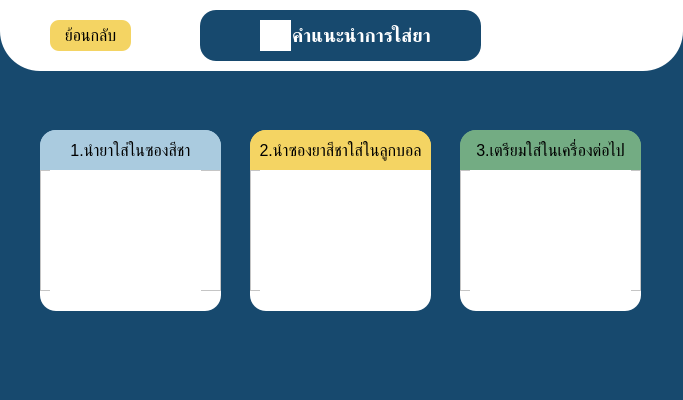
<?xml version="1.0" encoding="UTF-8"?>
<ui version="4.0">
 <class>med_pack</class>
 <widget class="QMainWindow" name="med_pack">
  <property name="geometry">
   <rect>
    <x>0</x>
    <y>0</y>
    <width>683</width>
    <height>400</height>
   </rect>
  </property>
  <property name="windowTitle">
   <string>วิธีการใส่ยา</string>
  </property>
  <property name="styleSheet">
   <string notr="true">
background-color: rgb(23, 73, 110);</string>
  </property>
  <widget class="QWidget" name="centralwidget">
   <widget class="QFrame" name="frame">
    <property name="geometry">
     <rect>
      <x>0</x>
      <y>-60</y>
      <width>683</width>
      <height>131</height>
     </rect>
    </property>
    <property name="styleSheet">
     <string notr="true">border-radius: 40px;
background-color: rgb(255, 255, 255);</string>
    </property>
    <property name="frameShape">
     <enum>QFrame::StyledPanel</enum>
    </property>
    <property name="frameShadow">
     <enum>QFrame::Raised</enum>
    </property>
    <widget class="QLabel" name="label">
     <property name="geometry">
      <rect>
       <x>200</x>
       <y>70</y>
       <width>281</width>
       <height>51</height>
      </rect>
     </property>
     <property name="font">
      <font>
       <pointsize>14</pointsize>
       <weight>75</weight>
       <bold>true</bold>
      </font>
     </property>
     <property name="styleSheet">
      <string notr="true">border-radius: 16px;
color: rgb(255, 255, 255);
background-color: rgb(23, 73, 110);</string>
     </property>
     <property name="frameShape">
      <enum>QFrame::Box</enum>
     </property>
     <property name="lineWidth">
      <number>1</number>
     </property>
     <property name="text">
      <string>        คำแนะนำการใส่ยา</string>
     </property>
     <property name="textFormat">
      <enum>Qt::AutoText</enum>
     </property>
     <property name="scaledContents">
      <bool>false</bool>
     </property>
     <property name="alignment">
      <set>Qt::AlignCenter</set>
     </property>
     <property name="wordWrap">
      <bool>true</bool>
     </property>
    </widget>
    <widget class="QPushButton" name="add_back_pushButton">
     <property name="geometry">
      <rect>
       <x>50</x>
       <y>80</y>
       <width>81</width>
       <height>31</height>
      </rect>
     </property>
     <property name="font">
      <font>
       <pointsize>12</pointsize>
      </font>
     </property>
     <property name="styleSheet">
      <string notr="true">border-radius: 9px;
color: rgb(0, 0, 0);
background-color: rgb(244, 212, 99);</string>
     </property>
     <property name="text">
      <string>ย้อนกลับ</string>
     </property>
    </widget>
    <widget class="QLabel" name="img_label_4">
     <property name="geometry">
      <rect>
       <x>260</x>
       <y>80</y>
       <width>31</width>
       <height>31</height>
      </rect>
     </property>
     <property name="text">
      <string/>
     </property>
     <property name="pixmap">
      <pixmap resource="../Resources/resources.qrc">:/icons/สกรีนช็อต 2024-02-10 004811.png</pixmap>
     </property>
     <property name="scaledContents">
      <bool>true</bool>
     </property>
     <property name="alignment">
      <set>Qt::AlignCenter</set>
     </property>
    </widget>
   </widget>
   <widget class="QFrame" name="frame_11">
    <property name="geometry">
     <rect>
      <x>40</x>
      <y>130</y>
      <width>181</width>
      <height>61</height>
     </rect>
    </property>
    <property name="styleSheet">
     <string notr="true">border-radius: 16px;
background-color: rgb(170, 203, 223);</string>
    </property>
    <property name="frameShape">
     <enum>QFrame::StyledPanel</enum>
    </property>
    <property name="frameShadow">
     <enum>QFrame::Raised</enum>
    </property>
    <widget class="QLabel" name="label_1">
     <property name="geometry">
      <rect>
       <x>0</x>
       <y>0</y>
       <width>181</width>
       <height>41</height>
      </rect>
     </property>
     <property name="font">
      <font>
       <pointsize>12</pointsize>
      </font>
     </property>
     <property name="text">
      <string>1.นำยาใส่ในซองสีชา</string>
     </property>
     <property name="alignment">
      <set>Qt::AlignCenter</set>
     </property>
    </widget>
   </widget>
   <widget class="QFrame" name="frame_13">
    <property name="geometry">
     <rect>
      <x>40</x>
      <y>270</y>
      <width>181</width>
      <height>41</height>
     </rect>
    </property>
    <property name="styleSheet">
     <string notr="true">border-radius: 16px;
background-color: rgb(255, 255, 255);</string>
    </property>
    <property name="frameShape">
     <enum>QFrame::StyledPanel</enum>
    </property>
    <property name="frameShadow">
     <enum>QFrame::Raised</enum>
    </property>
   </widget>
   <widget class="QFrame" name="frame_12">
    <property name="geometry">
     <rect>
      <x>40</x>
      <y>170</y>
      <width>181</width>
      <height>121</height>
     </rect>
    </property>
    <property name="styleSheet">
     <string notr="true">background-color: rgb(255, 255, 255);</string>
    </property>
    <property name="frameShape">
     <enum>QFrame::StyledPanel</enum>
    </property>
    <property name="frameShadow">
     <enum>QFrame::Raised</enum>
    </property>
    <widget class="QLabel" name="img_label">
     <property name="geometry">
      <rect>
       <x>10</x>
       <y>0</y>
       <width>151</width>
       <height>131</height>
      </rect>
     </property>
     <property name="text">
      <string/>
     </property>
     <property name="pixmap">
      <pixmap resource="../Resources/resources.qrc">:/image/pack1_img.png</pixmap>
     </property>
     <property name="scaledContents">
      <bool>true</bool>
     </property>
     <property name="alignment">
      <set>Qt::AlignCenter</set>
     </property>
    </widget>
   </widget>
   <widget class="QFrame" name="frame_14">
    <property name="geometry">
     <rect>
      <x>250</x>
      <y>270</y>
      <width>181</width>
      <height>41</height>
     </rect>
    </property>
    <property name="styleSheet">
     <string notr="true">border-radius: 16px;
background-color: rgb(255, 255, 255);</string>
    </property>
    <property name="frameShape">
     <enum>QFrame::StyledPanel</enum>
    </property>
    <property name="frameShadow">
     <enum>QFrame::Raised</enum>
    </property>
   </widget>
   <widget class="QFrame" name="frame_15">
    <property name="geometry">
     <rect>
      <x>250</x>
      <y>170</y>
      <width>181</width>
      <height>121</height>
     </rect>
    </property>
    <property name="styleSheet">
     <string notr="true">background-color: rgb(255, 255, 255);</string>
    </property>
    <property name="frameShape">
     <enum>QFrame::StyledPanel</enum>
    </property>
    <property name="frameShadow">
     <enum>QFrame::Raised</enum>
    </property>
    <widget class="QLabel" name="img_label_2">
     <property name="geometry">
      <rect>
       <x>10</x>
       <y>0</y>
       <width>171</width>
       <height>121</height>
      </rect>
     </property>
     <property name="text">
      <string/>
     </property>
     <property name="pixmap">
      <pixmap resource="../Resources/resources.qrc">:/icons/newpack2_img.png</pixmap>
     </property>
     <property name="scaledContents">
      <bool>true</bool>
     </property>
     <property name="alignment">
      <set>Qt::AlignCenter</set>
     </property>
    </widget>
   </widget>
   <widget class="QFrame" name="frame_16">
    <property name="geometry">
     <rect>
      <x>250</x>
      <y>130</y>
      <width>181</width>
      <height>61</height>
     </rect>
    </property>
    <property name="styleSheet">
     <string notr="true">border-radius: 16px;
background-color: rgb(244, 212, 99);</string>
    </property>
    <property name="frameShape">
     <enum>QFrame::StyledPanel</enum>
    </property>
    <property name="frameShadow">
     <enum>QFrame::Raised</enum>
    </property>
    <widget class="QLabel" name="label_2">
     <property name="geometry">
      <rect>
       <x>0</x>
       <y>0</y>
       <width>181</width>
       <height>41</height>
      </rect>
     </property>
     <property name="font">
      <font>
       <pointsize>12</pointsize>
      </font>
     </property>
     <property name="text">
      <string>2.นำซองยาสีชาใส่ในลูกบอล</string>
     </property>
     <property name="alignment">
      <set>Qt::AlignCenter</set>
     </property>
    </widget>
   </widget>
   <widget class="QFrame" name="frame_17">
    <property name="geometry">
     <rect>
      <x>460</x>
      <y>270</y>
      <width>181</width>
      <height>41</height>
     </rect>
    </property>
    <property name="styleSheet">
     <string notr="true">border-radius: 16px;
background-color: rgb(255, 255, 255);</string>
    </property>
    <property name="frameShape">
     <enum>QFrame::StyledPanel</enum>
    </property>
    <property name="frameShadow">
     <enum>QFrame::Raised</enum>
    </property>
   </widget>
   <widget class="QFrame" name="frame_18">
    <property name="geometry">
     <rect>
      <x>460</x>
      <y>170</y>
      <width>181</width>
      <height>121</height>
     </rect>
    </property>
    <property name="styleSheet">
     <string notr="true">background-color: rgb(255, 255, 255);</string>
    </property>
    <property name="frameShape">
     <enum>QFrame::StyledPanel</enum>
    </property>
    <property name="frameShadow">
     <enum>QFrame::Raised</enum>
    </property>
    <widget class="QLabel" name="img_label_3">
     <property name="geometry">
      <rect>
       <x>10</x>
       <y>0</y>
       <width>161</width>
       <height>131</height>
      </rect>
     </property>
     <property name="text">
      <string/>
     </property>
     <property name="pixmap">
      <pixmap resource="../Resources/resources.qrc">:/icons/newpack3_img.png</pixmap>
     </property>
     <property name="scaledContents">
      <bool>true</bool>
     </property>
     <property name="alignment">
      <set>Qt::AlignCenter</set>
     </property>
    </widget>
   </widget>
   <widget class="QFrame" name="frame_19">
    <property name="geometry">
     <rect>
      <x>460</x>
      <y>130</y>
      <width>181</width>
      <height>61</height>
     </rect>
    </property>
    <property name="styleSheet">
     <string notr="true">border-radius: 16px;
background-color: rgb(115, 172, 131);</string>
    </property>
    <property name="frameShape">
     <enum>QFrame::StyledPanel</enum>
    </property>
    <property name="frameShadow">
     <enum>QFrame::Raised</enum>
    </property>
    <widget class="QLabel" name="label_3">
     <property name="geometry">
      <rect>
       <x>0</x>
       <y>0</y>
       <width>181</width>
       <height>41</height>
      </rect>
     </property>
     <property name="font">
      <font>
       <pointsize>12</pointsize>
      </font>
     </property>
     <property name="text">
      <string>3.เตรียมใส่ในเครื่องต่อไป</string>
     </property>
     <property name="alignment">
      <set>Qt::AlignCenter</set>
     </property>
    </widget>
   </widget>
   <zorder>frame_19</zorder>
   <zorder>frame_17</zorder>
   <zorder>frame_18</zorder>
   <zorder>frame_16</zorder>
   <zorder>frame</zorder>
   <zorder>frame_11</zorder>
   <zorder>frame_13</zorder>
   <zorder>frame_12</zorder>
   <zorder>frame_14</zorder>
   <zorder>frame_15</zorder>
  </widget>
 </widget>
 <resources>
  <include location="../Resources/resources.qrc"/>
  <include location="../../../../../../Program Files (x86)/Resources/resources.qrc"/>
 </resources>
 <connections/>
</ui>
